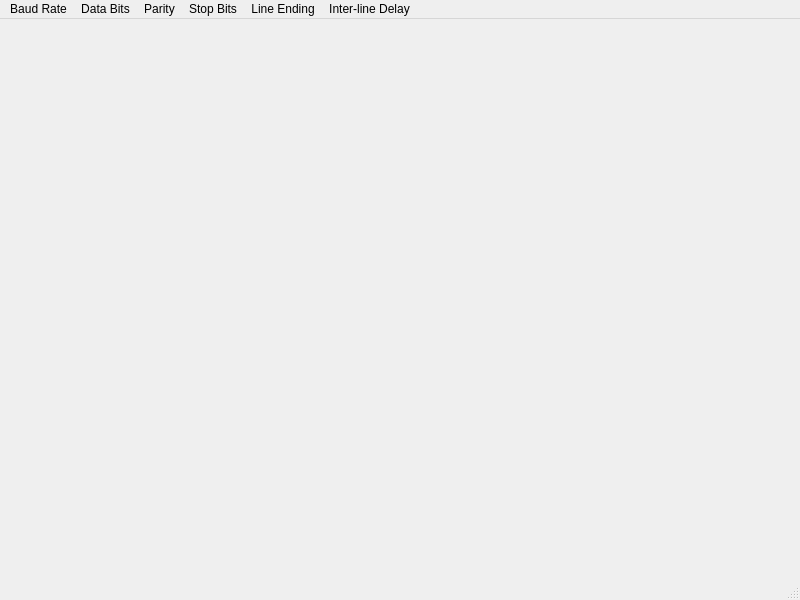
<?xml version="1.0" encoding="UTF-8"?>
<ui version="4.0">
 <class>MainWindow</class>
 <widget class="QMainWindow" name="MainWindow">
  <property name="geometry">
   <rect>
    <x>0</x>
    <y>0</y>
    <width>800</width>
    <height>600</height>
   </rect>
  </property>
  <property name="windowTitle">
   <string>ESerial</string>
  </property>
  <widget class="QWidget" name="centralwidget"/>
  <widget class="QMenuBar" name="menubar">
   <property name="geometry">
    <rect>
     <x>0</x>
     <y>0</y>
     <width>800</width>
     <height>23</height>
    </rect>
   </property>
   <widget class="QMenu" name="menuBaudRate">
    <property name="title">
     <string>Baud Rate</string>
    </property>
    <addaction name="actionBaudRate_300"/>
    <addaction name="actionBaudRate_600"/>
    <addaction name="actionBaudRate_1200"/>
    <addaction name="actionBaudRate_1800"/>
    <addaction name="actionBaudRate_2400"/>
    <addaction name="actionBaudRate_4800"/>
    <addaction name="actionBaudRate_7200"/>
    <addaction name="actionBaudRate_9600"/>
    <addaction name="separator"/>
    <addaction name="actionBaudRate_14400"/>
    <addaction name="actionBaudRate_19200"/>
    <addaction name="actionBaudRate_28800"/>
    <addaction name="actionBaudRate_38400"/>
    <addaction name="actionBaudRate_57600"/>
    <addaction name="separator"/>
    <addaction name="actionBaudRate_115200"/>
    <addaction name="actionBaudRate_230400"/>
    <addaction name="actionBaudRate_460800"/>
    <addaction name="actionBaudRate_921600"/>
    <addaction name="separator"/>
    <addaction name="actionBaudRate_1M"/>
    <addaction name="actionBaudRate_2M"/>
   </widget>
   <widget class="QMenu" name="menuDataBits">
    <property name="title">
     <string>Data Bits</string>
    </property>
    <addaction name="actionDataBits_5"/>
    <addaction name="actionDataBits_6"/>
    <addaction name="actionDataBits_7"/>
    <addaction name="actionDataBits_8"/>
   </widget>
   <widget class="QMenu" name="menuParity">
    <property name="title">
     <string>Parity</string>
    </property>
    <addaction name="actionParity_None"/>
    <addaction name="actionParity_Even"/>
    <addaction name="actionParity_Odd"/>
   </widget>
   <widget class="QMenu" name="menuStopBits">
    <property name="title">
     <string>Stop Bits</string>
    </property>
    <addaction name="actionStopBits_1"/>
    <addaction name="actionStopBits_1_5"/>
    <addaction name="actionStopBits_2"/>
   </widget>
   <widget class="QMenu" name="menuLineEnding">
    <property name="title">
     <string>Line Ending</string>
    </property>
    <addaction name="actionLineEnding_None"/>
    <addaction name="actionLineEnding_CR"/>
    <addaction name="actionLineEnding_LF"/>
    <addaction name="actionLineEnding_CRLF"/>
   </widget>
   <widget class="QMenu" name="menuInterlineDelay">
    <property name="title">
     <string>Inter-line Delay</string>
    </property>
    <addaction name="actionInterlineDelay_1ms"/>
    <addaction name="actionInterlineDelay_5ms"/>
    <addaction name="separator"/>
    <addaction name="actionInterlineDelay_10ms"/>
    <addaction name="actionInterlineDelay_20ms"/>
    <addaction name="actionInterlineDelay_50ms"/>
    <addaction name="separator"/>
    <addaction name="actionInterlineDelay_100ms"/>
    <addaction name="actionInterlineDelay_200ms"/>
    <addaction name="actionInterlineDelay_500ms"/>
    <addaction name="separator"/>
    <addaction name="actionInterlineDelay_1sec"/>
    <addaction name="actionInterlineDelay_2sec"/>
    <addaction name="separator"/>
    <addaction name="actionInterlineDelay_Custom"/>
   </widget>
   <addaction name="menuBaudRate"/>
   <addaction name="menuDataBits"/>
   <addaction name="menuParity"/>
   <addaction name="menuStopBits"/>
   <addaction name="menuLineEnding"/>
   <addaction name="menuInterlineDelay"/>
  </widget>
  <widget class="QStatusBar" name="statusbar"/>
  <action name="actionBaudRate_300">
   <property name="checkable">
    <bool>true</bool>
   </property>
   <property name="text">
    <string>300</string>
   </property>
  </action>
  <action name="actionBaudRate_600">
   <property name="checkable">
    <bool>true</bool>
   </property>
   <property name="text">
    <string>600</string>
   </property>
  </action>
  <action name="actionBaudRate_1200">
   <property name="checkable">
    <bool>true</bool>
   </property>
   <property name="text">
    <string>1200</string>
   </property>
  </action>
  <action name="actionBaudRate_1800">
   <property name="checkable">
    <bool>true</bool>
   </property>
   <property name="text">
    <string>1800</string>
   </property>
  </action>
  <action name="actionBaudRate_2400">
   <property name="checkable">
    <bool>true</bool>
   </property>
   <property name="text">
    <string>2400</string>
   </property>
  </action>
  <action name="actionBaudRate_4800">
   <property name="checkable">
    <bool>true</bool>
   </property>
   <property name="text">
    <string>4800</string>
   </property>
  </action>
  <action name="actionBaudRate_7200">
   <property name="checkable">
    <bool>true</bool>
   </property>
   <property name="text">
    <string>7200</string>
   </property>
  </action>
  <action name="actionBaudRate_9600">
   <property name="checkable">
    <bool>true</bool>
   </property>
   <property name="text">
    <string>9600</string>
   </property>
  </action>
  <action name="actionBaudRate_14400">
   <property name="checkable">
    <bool>true</bool>
   </property>
   <property name="text">
    <string>14,400</string>
   </property>
  </action>
  <action name="actionBaudRate_19200">
   <property name="checkable">
    <bool>true</bool>
   </property>
   <property name="text">
    <string>19,200</string>
   </property>
  </action>
  <action name="actionBaudRate_38400">
   <property name="checkable">
    <bool>true</bool>
   </property>
   <property name="text">
    <string>38,400</string>
   </property>
  </action>
  <action name="actionBaudRate_57600">
   <property name="checkable">
    <bool>true</bool>
   </property>
   <property name="text">
    <string>57,600</string>
   </property>
  </action>
  <action name="actionBaudRate_115200">
   <property name="checkable">
    <bool>true</bool>
   </property>
   <property name="text">
    <string>115,200</string>
   </property>
  </action>
  <action name="actionBaudRate_28800">
   <property name="checkable">
    <bool>true</bool>
   </property>
   <property name="text">
    <string>28,800</string>
   </property>
  </action>
  <action name="actionBaudRate_230400">
   <property name="checkable">
    <bool>true</bool>
   </property>
   <property name="text">
    <string>230,400</string>
   </property>
  </action>
  <action name="actionBaudRate_460800">
   <property name="checkable">
    <bool>true</bool>
   </property>
   <property name="text">
    <string>460,800</string>
   </property>
  </action>
  <action name="actionBaudRate_921600">
   <property name="checkable">
    <bool>true</bool>
   </property>
   <property name="text">
    <string>921,600</string>
   </property>
  </action>
  <action name="actionBaudRate_1M">
   <property name="checkable">
    <bool>true</bool>
   </property>
   <property name="text">
    <string>1,000,000</string>
   </property>
  </action>
  <action name="actionBaudRate_2M">
   <property name="checkable">
    <bool>true</bool>
   </property>
   <property name="text">
    <string>2,000,000</string>
   </property>
  </action>
  <action name="actionDataBits_5">
   <property name="checkable">
    <bool>true</bool>
   </property>
   <property name="text">
    <string>5</string>
   </property>
  </action>
  <action name="actionDataBits_6">
   <property name="checkable">
    <bool>true</bool>
   </property>
   <property name="text">
    <string>6</string>
   </property>
  </action>
  <action name="actionDataBits_7">
   <property name="checkable">
    <bool>true</bool>
   </property>
   <property name="text">
    <string>7</string>
   </property>
  </action>
  <action name="actionDataBits_8">
   <property name="checkable">
    <bool>true</bool>
   </property>
   <property name="text">
    <string>8</string>
   </property>
  </action>
  <action name="actionParity_None">
   <property name="checkable">
    <bool>true</bool>
   </property>
   <property name="text">
    <string>None</string>
   </property>
  </action>
  <action name="actionParity_Even">
   <property name="checkable">
    <bool>true</bool>
   </property>
   <property name="text">
    <string>Even</string>
   </property>
  </action>
  <action name="actionParity_Odd">
   <property name="checkable">
    <bool>true</bool>
   </property>
   <property name="text">
    <string>Odd</string>
   </property>
  </action>
  <action name="actionStopBits_1">
   <property name="checkable">
    <bool>true</bool>
   </property>
   <property name="text">
    <string>1</string>
   </property>
  </action>
  <action name="actionStopBits_1_5">
   <property name="checkable">
    <bool>true</bool>
   </property>
   <property name="text">
    <string>1.5</string>
   </property>
  </action>
  <action name="actionStopBits_2">
   <property name="checkable">
    <bool>true</bool>
   </property>
   <property name="text">
    <string>2</string>
   </property>
  </action>
  <action name="actionLineEnding_None">
   <property name="checkable">
    <bool>true</bool>
   </property>
   <property name="text">
    <string>None</string>
   </property>
  </action>
  <action name="actionLineEnding_CR">
   <property name="checkable">
    <bool>true</bool>
   </property>
   <property name="text">
    <string>CR - \r</string>
   </property>
  </action>
  <action name="actionLineEnding_LF">
   <property name="checkable">
    <bool>true</bool>
   </property>
   <property name="text">
    <string>LF - \n</string>
   </property>
  </action>
  <action name="actionLineEnding_CRLF">
   <property name="checkable">
    <bool>true</bool>
   </property>
   <property name="text">
    <string>CRLF - \r\n</string>
   </property>
  </action>
  <action name="actionInterlineDelay_1ms">
   <property name="checkable">
    <bool>true</bool>
   </property>
   <property name="text">
    <string>1 ms</string>
   </property>
  </action>
  <action name="actionInterlineDelay_5ms">
   <property name="checkable">
    <bool>true</bool>
   </property>
   <property name="text">
    <string>5 ms</string>
   </property>
  </action>
  <action name="actionInterlineDelay_10ms">
   <property name="checkable">
    <bool>true</bool>
   </property>
   <property name="text">
    <string>10 ms</string>
   </property>
  </action>
  <action name="actionInterlineDelay_20ms">
   <property name="checkable">
    <bool>true</bool>
   </property>
   <property name="text">
    <string>20 ms</string>
   </property>
  </action>
  <action name="actionInterlineDelay_50ms">
   <property name="checkable">
    <bool>true</bool>
   </property>
   <property name="text">
    <string>50 ms</string>
   </property>
  </action>
  <action name="actionInterlineDelay_100ms">
   <property name="checkable">
    <bool>true</bool>
   </property>
   <property name="text">
    <string>100 ms</string>
   </property>
  </action>
  <action name="actionInterlineDelay_200ms">
   <property name="checkable">
    <bool>true</bool>
   </property>
   <property name="text">
    <string>200 ms</string>
   </property>
  </action>
  <action name="actionInterlineDelay_500ms">
   <property name="checkable">
    <bool>true</bool>
   </property>
   <property name="text">
    <string>500 ms</string>
   </property>
  </action>
  <action name="actionInterlineDelay_1sec">
   <property name="checkable">
    <bool>true</bool>
   </property>
   <property name="text">
    <string>1000 ms</string>
   </property>
  </action>
  <action name="actionInterlineDelay_2sec">
   <property name="checkable">
    <bool>true</bool>
   </property>
   <property name="text">
    <string>2000 ms</string>
   </property>
  </action>
  <action name="actionInterlineDelay_Custom">
   <property name="checkable">
    <bool>true</bool>
   </property>
   <property name="text">
    <string>Custom</string>
   </property>
  </action>
 </widget>
 <resources/>
 <connections/>
</ui>
